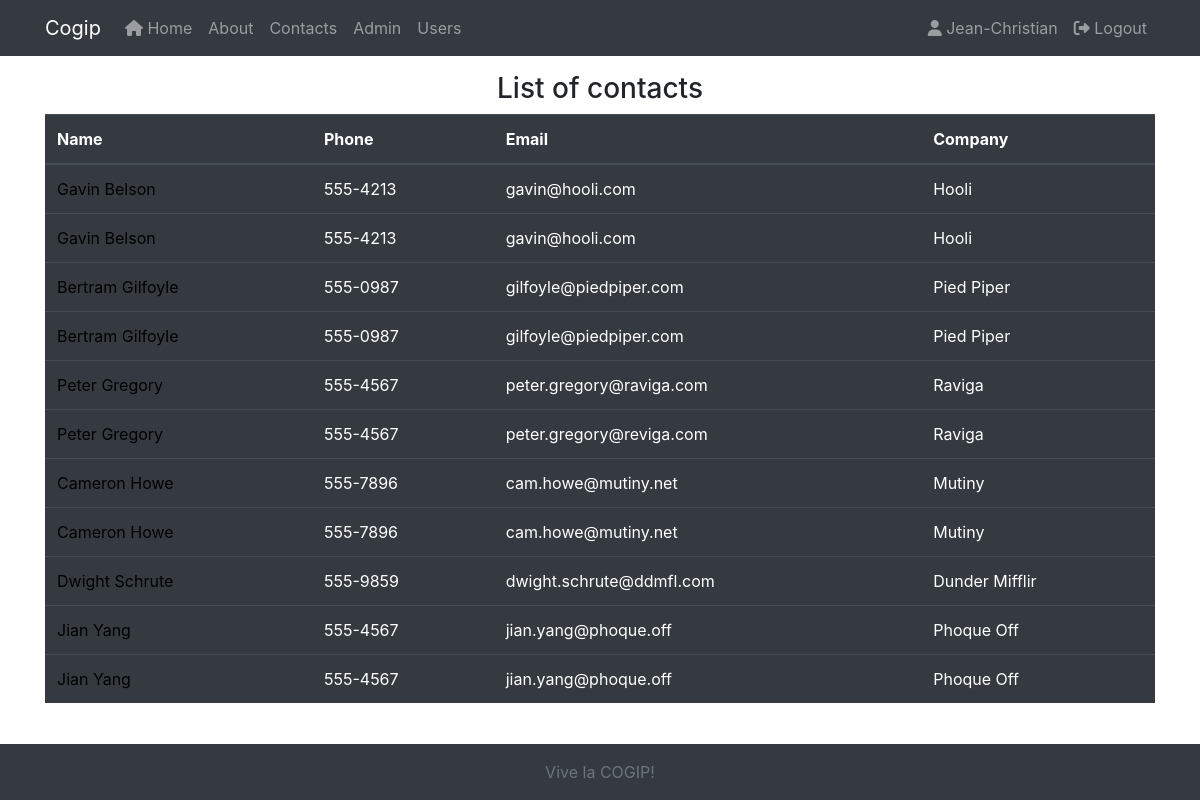
/people (signed in), run on the app's committed database.
### tables this page shows
CREATE TABLE `people` (
  `id` int(11) NOT NULL,
  `first_name` varchar(50) DEFAULT NULL,
  `last_name` varchar(50) DEFAULT NULL,
  `telephone` varchar(8) NOT NULL,
  `email` varchar(50) DEFAULT NULL,
  `company_id` int(11) DEFAULT NULL
);

CREATE TABLE `companies` (
  `id` int(11) NOT NULL,
  `name` varchar(50) DEFAULT NULL,
  `country` varchar(50) DEFAULT NULL,
  `vat` varchar(50) DEFAULT NULL,
  `type_id` int(11) DEFAULT NULL
);

### app/controllers/People.php (called while the page is built, shortened)
<?php
    class People extends Controller
    {
        public function __construct()
        {
            $this->personModel = $this->model('Person');
        }
        public function index(){
            $contacts = $this->personModel->getAllPeople();
            $data = [
                'contacts' => $contacts
            ];
            $this->view('people/index', $data);
        }
    }

### app/libraries/Core.php (called while the page is built, shortened)
<?php
    class Core
    {
        protected $currentMethod = 'index';
        public function __construct()
        {
            $url = $this->getUrl();
            if (isset($url[0]))
            {
                if (file_exists('../app/controllers/' . ucwords($url[0]) . '.php'))
                {
                    unset($url[0]);
                }
            }
            $this->currentController = new $this->currentController;
            $this->params = $url ? array_values($url) : [];
            call_user_func_array([$this->currentController, $this->currentMethod], $this->params);
        }
        public function getUrl()
        {
            if (isset($_GET['url']))
            {
                $url = rtrim($_GET['url'], '/');
                $url = filter_var($url, FILTER_SANITIZE_URL);
                $url = explode('/', $url);
                return $url;
            }
        }
    }

### public/index.php (called while the page is built, shortened)
<?php
    $init = new Core();

### app/libraries/Database.php (called while the page is built, shortened)
<?php
  class Database
  {
    private $host = DB_HOST;
    private $user = DB_USER;
    private $pass = DB_PASS;
    private $dbname = DB_NAME;
    private $dbh;
    private $stmt;
    public function __construct()
    {
      $dsn = 'mysql:host=' . $this->host . ';dbname=' . $this->dbname;
      $options =
      [
        PDO::ATTR_PERSISTENT => true,
        PDO::ATTR_ERRMODE => PDO::ERRMODE_EXCEPTION,
        PDO::ATTR_DEFAULT_FETCH_MODE => PDO::FETCH_OBJ
      ];
      try
      {
        $this->dbh = new PDO($dsn, $this->user, $this->pass, $options);
      }
      catch(PDOException $e)
      {
        $this->error = $e->getMessage();
        echo $this->error;
      }
    }
    public function query($sql)
    {
      $this->stmt = $this->dbh->prepare($sql);
    }
    public function execute()
    {
      return $this->stmt->execute();
    }
    public function resultSet()
    {
      $this->execute();
      return $this->stmt->fetchAll();
    }
  }

### app/models/Person.php (called while the page is built, shortened)
<?php
    class Person
    {
        private $db;
        public function __construct()
        {
            $this->db = new Database;
        }
        public function getAllPeople()
        {
            $this->db->query('SELECT *,
                              people.id as personId,
                              companies.id as companyId
                              FROM people
                              INNER JOIN companies
                              ON people.company_id = companies.id
                              ORDER BY people.last_name ASC
                              ');
            $results = $this->db->resultSet();
            return $results;
        }
    }

### app/views/people/index.php (the view)
<?php require APPROOT . '/views/inc/header.php'; ?>
<h3 class='text-center'> List of contacts</h3>
  <table class="table table-dark">
    <thead>
        <tr>
            <th>Name</th>
            <th>Phone</th>
            <th>Email</th>
            <th>Company</th>
        </tr>
    </thead>
    <tbody>
        <?php foreach ($data['contacts'] as $contact ) : ?>
          <tr>
              <td style="cursor:pointer;" >
                <a href="<?= URLROOT ?>/people/details/<?= intval($contact->personId) ?>"  style="color:black; text-decoration:none;">
                  <?= $contact->first_name . ' ' . $contact->last_name ?>
                </a>
              </td>
              <td><?= $contact->telephone ?></td>
              <td><?= $contact->email ?></td>
              <td><?= $contact->name ?></td>
          </tr>
        <?php endforeach ?>
    </tbody>
  </table>
<?php require APPROOT . '/views/inc/footer.php'; ?>

### data on the page
people: first_name "Gavin", last_name "Belson", telephone "555-4213", email "gavin@hooli.com", company.name "Hooli"
people: first_name "Gavin", last_name "Belson", telephone "555-4213", email "gavin@hooli.com", company.name "Hooli"
people: first_name "Bertram", last_name "Gilfoyle", telephone "555-0987", email "gilfoyle@piedpiper.com", company.name "Pied Piper"
people: first_name "Bertram", last_name "Gilfoyle", telephone "555-0987", email "gilfoyle@piedpiper.com", company.name "Pied Piper"
people: first_name "Peter", last_name "Gregory", telephone "555-4567", email "peter.gregory@raviga.com", company.name "Raviga"
people: first_name "Peter", last_name "Gregory", telephone "555-4567", email "peter.gregory@reviga.com", company.name "Raviga"
people: first_name "Cameron", last_name "Howe", telephone "555-7896", email "cam.howe@mutiny.net", company.name "Mutiny"
people: first_name "Cameron", last_name "Howe", telephone "555-7896", email "cam.howe@mutiny.net", company.name "Mutiny"
people: first_name "Dwight", last_name "Schrute", telephone "555-9859", email "dwight.schrute@ddmfl.com", company.name "Dunder Mifflir"
people: first_name "Jian", last_name "Yang", telephone "555-4567", email "jian.yang@phoque.off", company.name "Phoque Off"
people: first_name "Jian", last_name "Yang", telephone "555-4567", email "jian.yang@phoque.off", company.name "Phoque Off"

### other printed values
SITENAME "Cogip"
$_SESSION['user_name'] "Jean-Christian"
